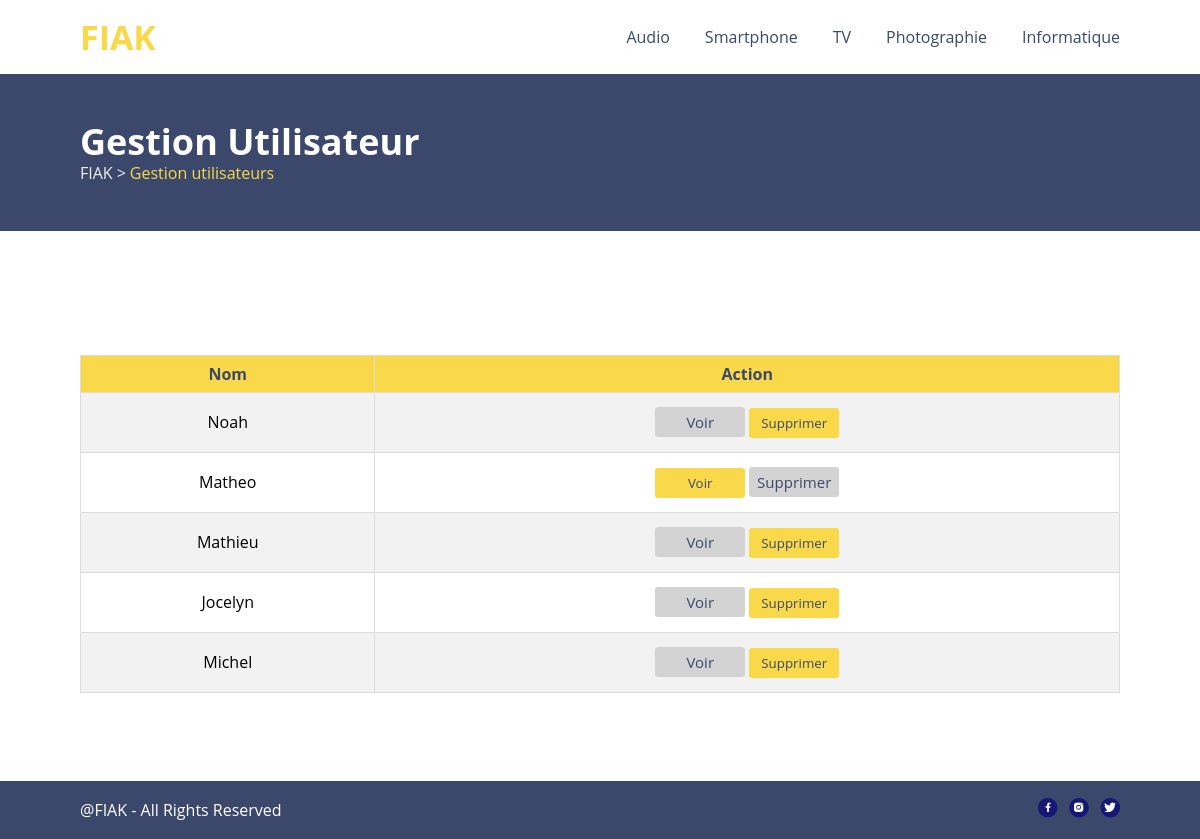
Page /Site/gestion_user.php on the committed database.
### tables this page shows
CREATE TABLE `utilisateurs` (
  `id` int(11) NOT NULL,
  `nom` varchar(45) NOT NULL
);

### Site/gestion_user.php (the view, shortened to what this page needs)
<?php
require_once('connexion.php');
?>
<!DOCTYPE html>
<html lang="fr">
<head>
    <link rel="stylesheet" href="css/layout/reset.css" />
    <link rel="stylesheet" href="css/layout/general.css" />
    <link rel="stylesheet" href="css/layout/header.css" />
    <link rel="stylesheet" href="css/layout/footer.css" />
    <link rel="stylesheet" href="css/pages/index.css" />
    <link rel="stylesheet" href="css/pages/gestion_user.css" />
    <link rel="stylesheet" href="css/components/buttons.css" />
    <link rel="stylesheet" href="css/components/form.css" />
    <link rel="stylesheet" href="css/components/popup.css" />
    <link rel="stylesheet" href="fonts/fonts.css" />
</head>
<body>
    <header>
        <nav>
            <div class="wrap">
                <h2><a href="index.php" aria-label="Menu Principal">FIAK</a></h2>
                <ul>
                    <li><a href="audio.php" aria-label="Audio">Audio</a></li>
                    <li><a href="smartphone.php" aria-label="Smartphone">Smartphone</a></li>
                    <li><a href="tv.php" aria-label="TV">TV</a></li>
                    <li><a href="photo.php" aria-label="Photographie">Photographie</a></li>
                    <li><a href="informatique.php" aria-label="Informatique">Informatique</a></li>
                </ul>
            </div>
        </nav>
        <div class="ariane">
            <div class="wrap">
                <h1>Gestion Utilisateur</h1>
                <div class="breadcrumb">
                    <ul>
                        <li><a href="index.php">FIAK</a></li>
                        <li><a href="inscription.php">Gestion utilisateurs</a></li>
                    </ul>
                </div>
            </div>
        </div>
    </header>
    <main>
        <div class="wrap">
            <?php
            $sql = "SELECT * FROM utilisateurs WHERE id != 1";
            $result = $CONNEXION->query($sql);
            if ($result->num_rows > 0) {
                echo "<table>";
                echo "<tr><th>Nom</th><th>Action</th></tr>";
                while ($row = $result->fetch_assoc()) {
                    $id = $row["id"];
                    echo "<tr>";
                    echo "<td>" . $row["nom"] . "</td>";
                    echo "<td>";
                    $sql2 = "SELECT COUNT(*) AS nb_produits FROM stocks WHERE utilisateurs_id='$id'";
                    $result2 = $CONNEXION->query($sql2);
                    $row2 = $result2->fetch_assoc();
                    $nb_produits = $row2["nb_produits"];
                    if ($nb_produits > 0) {
                        echo "<form method='post' action='" . htmlspecialchars($_SERVER["PHP_SELF"]) . "'>";
                        echo "<input type='submit' value='Voir'>";
                        echo "</form>";
                    } else {
                        echo "<button type='button' class='btnvoir' disabled>Voir</button>";
                    }
                    if ($nb_produits > 0) {
                        echo "<button type='button' class='btnsupprimer' disabled>Supprimer</button>";
                    } else {
                        echo "<form method='post' action='" . htmlspecialchars($_SERVER["PHP_SELF"]) . "'>";
                        echo "<input type='submit' value='Supprimer'>";
                        echo "</form>";
                    }
                    echo "</td>";
                    echo "</tr>";
                }
                echo "</table>";
            }
            ?>
        </div>
    </main>
    <footer>
        <div class="footer">
            <div class="wrap">
                <p>@FIAK - All Rights Reserved</p>
                <ul>
                    <li><a href="https://www.facebook.com/" target="_blank"><img src="img/facebook.png" alt="facebook"></a></li>
                    <li><a href="https://www.instagram.com/" target="_blank"><img src="img/instagram.png" alt="instagram"></a></li>
                    <li><a href="https://www.twitter.com/" target="_blank"><img src="img/twitter.png" alt="twitter"></a></li>
                </ul>
            </div>
        </div>
    </footer>
</body>
</html>

### Site/css/layout/general.css (style rules this page uses)
* { margin: 0; padding: 0; }
body { font-family: 'Open Sans', sans-serif; background-color: white; }
a { text-decoration: none; color: inherit; }
h1 { padding-bottom: 5px; font-style: normal; font-weight: 700; font-size: 36px; line-height: 36px; color: white; }
h2 { font-style: normal; font-weight: 700; font-size: 34px; line-height: 34px; color: #F9D949; text-align: center; }
.wrap { max-width: 1200px; margin: 0 auto; padding: 0 80px; }

### Site/css/layout/header.css (style rules this page uses)
header { width: 100%; }
nav { margin: 20px 0 20px 0; color: #3C486B; }
nav .wrap { display: flex; justify-content: space-between; }
nav ul { margin-top: auto; margin-bottom: auto; display: flex; align-items: center; flex-direction: row; gap: 35px; }
nav li { display: inline-block; font-style: normal; font-weight: 400; font-size: 16px; line-height: 20px; }
nav a { display: flex; align-items: center; }
.ariane { padding: 50px 0 50px 0; background-color: #3C486B; }
.breadcrumb { padding-right: .5rem; }
.breadcrumb ul { display: flex; flex-wrap: wrap; list-style: none; margin: 0; padding: 0; }
.breadcrumb li:not(:last-child)::after { display: inline-block; margin: 0 .25rem; content: ">"; }
.breadcrumb li:first-of-type { color: #F0F0F0; }
.breadcrumb li:last-of-type { color: #F9D949; }

### Site/css/layout/footer.css (style rules this page uses)
footer { font-style: normal; font-weight: 400; font-size: 16px; line-height: 19px; }
.footer { padding: 17px 0 17px 0; font-weight: 400; font-size: 16px; line-height: 19px; color: white; background-color: #3C486B; }
.footer .wrap { display: flex; justify-content: space-between; align-items: center; }
.footer ul { display: flex; align-items: center; gap: 11px; }

### Site/css/pages/gestion_user.css (style rules this page uses)
table { border-collapse: collapse; width: 100%; margin: 124px 0 88px 0; }
th, td { text-align: left; padding: 8px; }
th { background-color: #F9D949; color: #3C486B; }
tr:nth-child(even) { background-color: #f2f2f2; }
form { display: inline-block; }
input[type=submit] { font-family: 'Open Sans', sans-serif; background-color: #F9D949; color: #3C486B; border: none; outline: none; width: 90px; height: 30px; text-decoration: none; margin: 4px 2px; cursor: pointer; border-radius: 3px; line-height: 30px; }
footer { margin-top: 20px; }
.btnvoir { width: 90px; height: 30px; margin: 4px 2px; background-color: lightgrey; color: #3C486B; cursor: not-allowed; font-family: 'Open Sans', sans-serif; }
.btnsupprimer { width: 90px; height: 30px; margin: 4px 2px; background-color: lightgrey; color: #3C486B; cursor: not-allowed; font-family: 'Open Sans', sans-serif; }

### Site/css/components/buttons.css (style rules this page uses)
button { font-family: 'Open Sans'; font-style: normal; font-weight: 400; font-size: 15px; line-height: 30px; color: #3C486B; border-radius: 3px; border: none; outline: none; background-color: #F9D949; cursor: pointer; }

### Site/css/components/popup.css (style rules this page uses)
table { border-collapse: collapse; width: 100%; }
th, td { text-align: center; padding: 10px; border: 1px solid #ddd; }
th { font-weight: bold; }
tr:nth-child(even) { background-color: #f2f2f2; }

### rows in the picture
utilisateurs: nom "Noah", shows "Voir"
utilisateurs: nom "Matheo", shows "Supprimer"
utilisateurs: nom "Mathieu", shows "Voir"
utilisateurs: nom "Jocelyn", shows "Voir"
utilisateurs: nom "Michel", shows "Voir"
